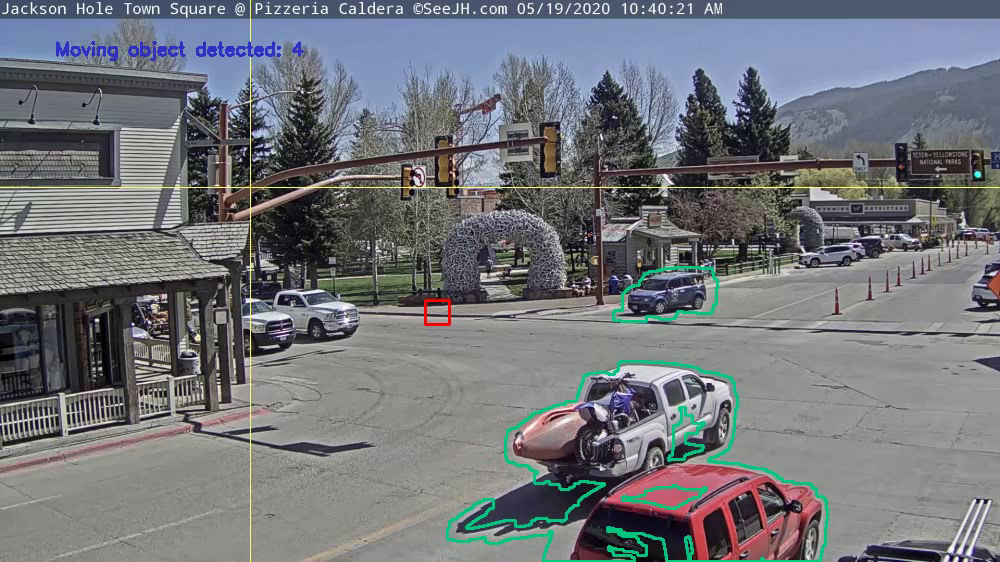
#> input picture frame 18 of PythonDetectCars/cardet.mp4, 1000 x 562 px, given in place of 1430inside.mp4, which was not available
$ python BackSub.py
#> lines starting #> are read from the running program, lines starting #| are printed output that depends on the picture; after the words box and inside, x2 and y2 are one past the last pixel; in counts of white or black regions, pixels touching at a corner belong together; pictures that were not available may be replaced by others from this repository, and a replacement may not be noted
# from __future__ import print_function
import cv2
import imutils

# [10 lines of commented-out code are left out]

backSub = cv2.createBackgroundSubtractorMOG2()

# capture = cv.VideoCapture(cv.samples.findFileOrKeep(args.input))
capture = cv2.VideoCapture('1430inside.mp4')
# if not capture.isOpened:
#     print('Unable to open: ' + args.input)
#     exit(0)
while True:
    ret, frame = capture.read()
#> frame is the input picture: shape (562, 1000, 3); mean B, G, R 121.2, 116.4, 113.7
    if frame is None:
        break
    frame = imutils.resize(frame, width=min(1000, frame.shape[1]))

    fgMask = backSub.apply(frame)
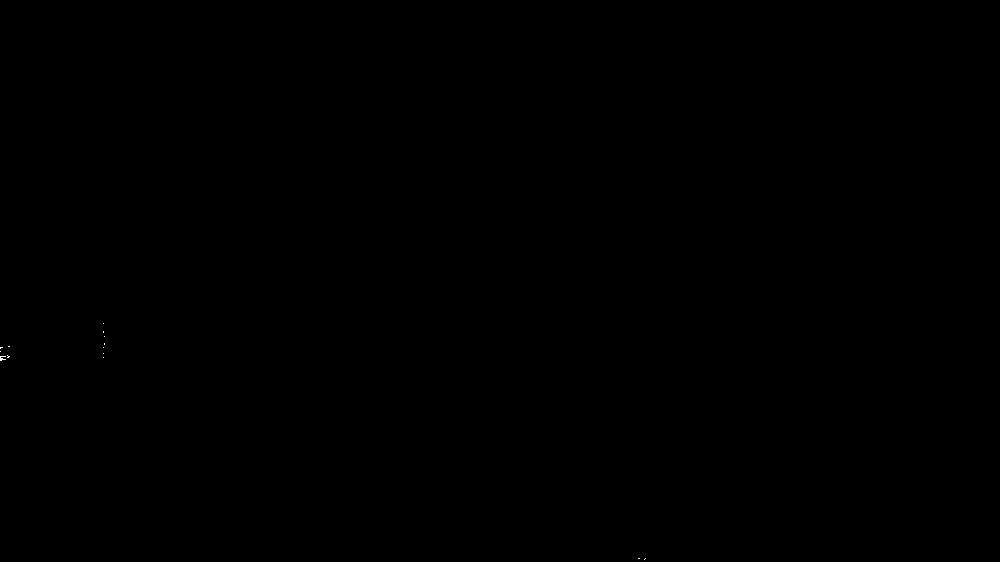
#> fgMask: shape (562, 1000); values 127 (black) and 255 (white), 0.01% white in thin lines or dots, all inside (x1, y1, x2, y2) = (0, 323, 646, 560)

    cv2.rectangle(frame, (10, 2), (100, 20), (255, 255, 255), -1)
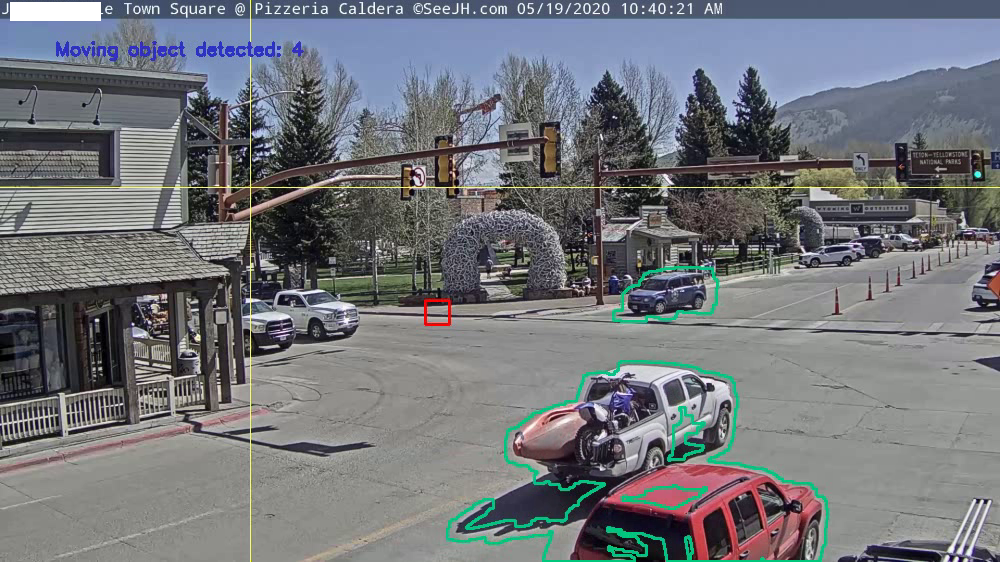
#> frame: shape (562, 1000, 3); 0.31% of pixels changed, all inside (x1, y1, x2, y2) = (10, 2, 101, 21)
    cv2.putText(frame, str(capture.get(cv2.CAP_PROP_POS_FRAMES)), (15, 15),
                cv2.FONT_HERSHEY_SIMPLEX, 0.5, (0, 0, 0))
#> frame: shape (562, 1000, 3); 0.01% of pixels changed, all inside (x1, y1, x2, y2) = (18, 5, 50, 16)

    cv2.imshow('Frame', frame)
    cv2.imshow('FG Mask', fgMask)

    keyboard = cv2.waitKey(30)
#> (key Esc is pressed here)
    if keyboard == 'q' or keyboard == 27:
        break

$ run again, starting later in the video
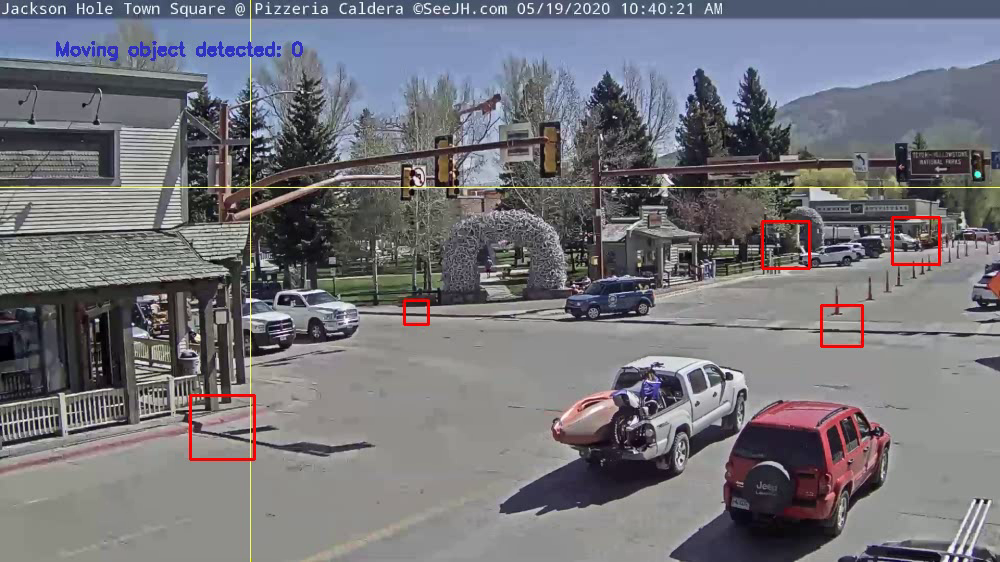
#> input picture frame 85 of PythonDetectCars/cardet.mp4, 1000 x 562 px, given in place of 1430inside.mp4, which was not available
#> frame is the input picture: shape (562, 1000, 3); mean B, G, R 121.2, 115.5, 116.1
#> fgMask: shape (562, 1000); values 127 (black) and 255 (white), 0% white in thin lines or dots, all inside (x1, y1, x2, y2) = (0, 148, 235, 375)
#> `cv2.rectangle(frame, (10, 2), (100, 20), (255, 255, 255), -1)`:
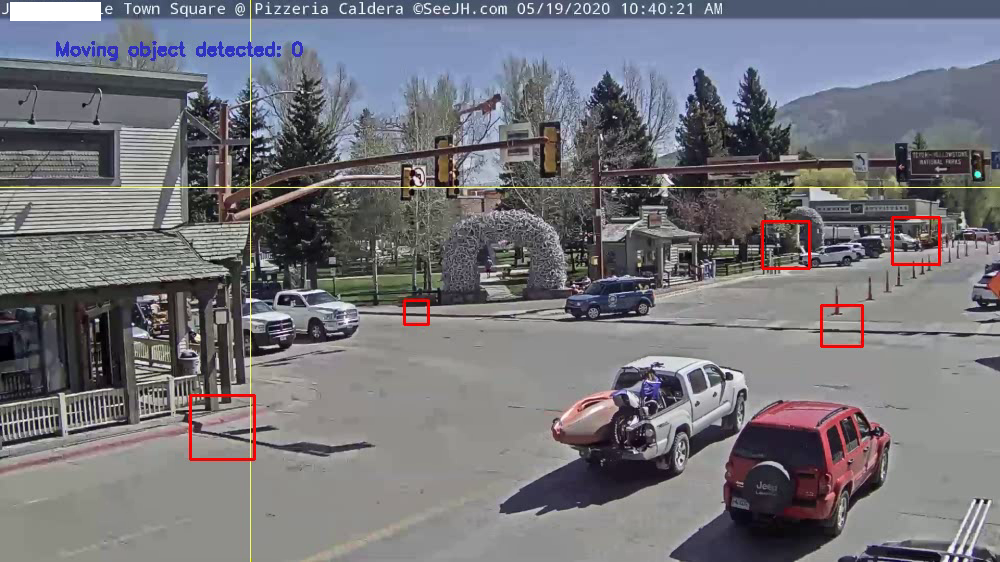
#> frame: shape (562, 1000, 3); 0.31% of pixels changed, all inside (x1, y1, x2, y2) = (10, 2, 101, 21)

$ run again, starting later in the video
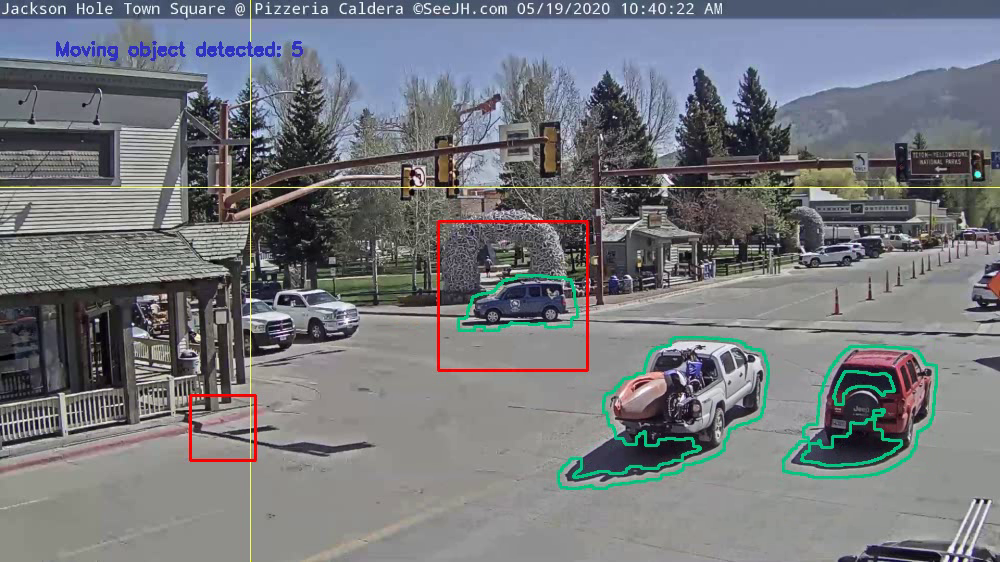
#> input picture frame 151 of PythonDetectCars/cardet.mp4, 1000 x 562 px, given in place of 1430inside.mp4, which was not available
#> frame is the input picture: shape (562, 1000, 3); mean B, G, R 124.1, 119.6, 117.1
#> fgMask: shape (562, 1000); values 127 (black) and 255 (white), 0% white in thin lines or dots, all inside (x1, y1, x2, y2) = (0, 359, 2, 360)
#> `cv2.rectangle(frame, (10, 2), (100, 20), (255, 255, 255), -1)`:
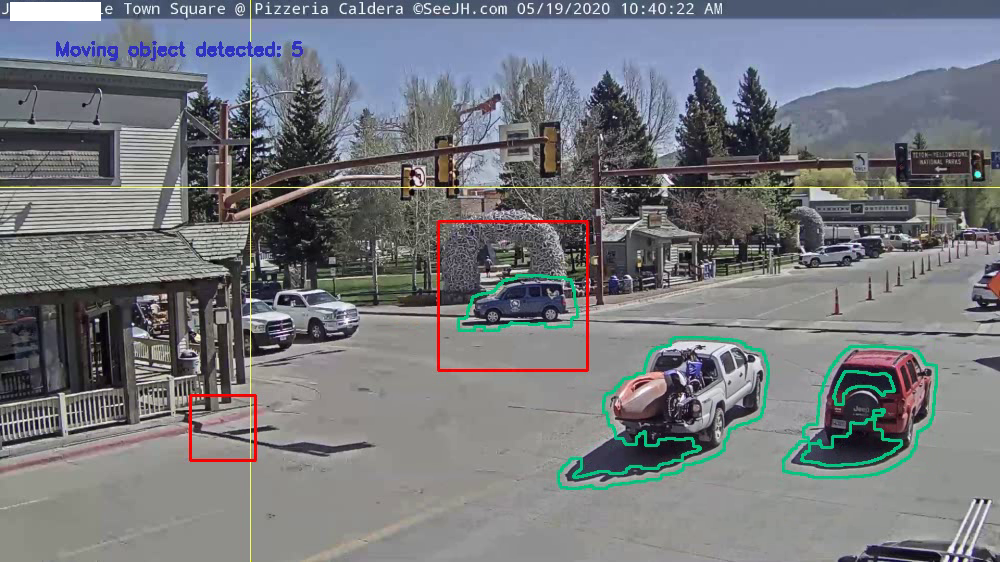
#> frame: shape (562, 1000, 3); 0.31% of pixels changed, all inside (x1, y1, x2, y2) = (10, 2, 101, 21)
